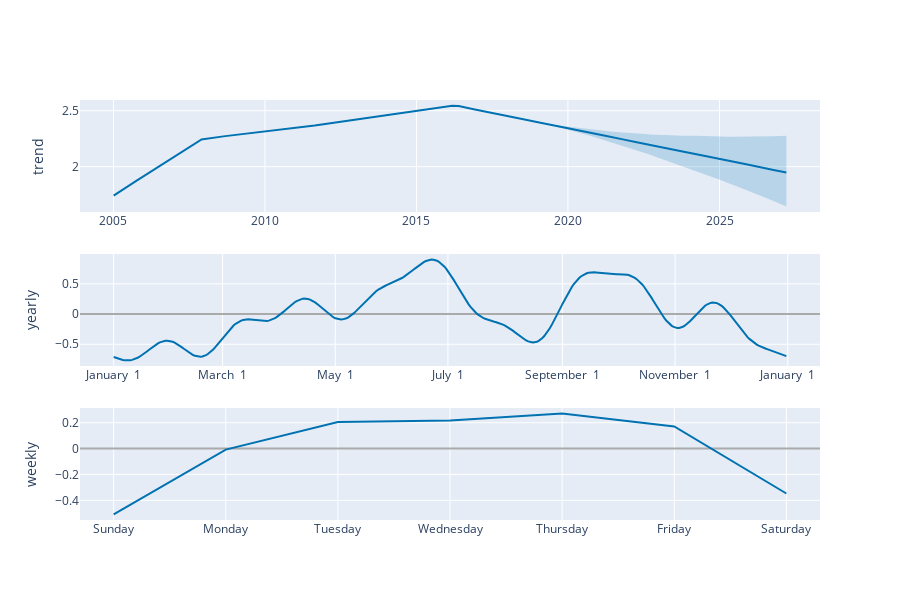

The cell this chart's notebook holds for it:
### Code cell
plot_components_plotly(m, forecast_df)

### Figure 1 — Plotly figure (JSON) as saved in the notebook; plotly's stock layout.template omitted (floating-point values rounded to 4 significant figures; data arrays with more than 128 entries replaced by an {"elided": "..."} marker saying what was removed)
{"data": [{"line": {"color": "#0072B2", "width": 2}, "mode": "lines", "name": "trend", "type": "scatter", "x": {"elided": "7082 str values"}, "xaxis": "x", "y": {"elided": "7082 float values"}, "yaxis": "y"}, {"line": {"color": "rgba(0, 114, 178, 0.2)", "width": 0}, "mode": "lines", "name": "trend_upper", "type": "scatter", "x": {"elided": "7082 str values"}, "xaxis": "x", "y": {"elided": "7082 float values"}, "yaxis": "y"}, {"fill": "tonexty", "fillcolor": "rgba(0, 114, 178, 0.2)", "line": {"color": "rgba(0, 114, 178, 0.2)", "width": 0}, "mode": "lines", "name": "trend_lower", "type": "scatter", "x": {"elided": "7082 str values"}, "xaxis": "x", "y": {"elided": "7082 float values"}, "yaxis": "y"}, {"line": {"color": "#0072B2", "width": 2}, "mode": "lines", "name": "yearly", "type": "scatter", "x": {"elided": "365 str values"}, "xaxis": "x2", "y": {"elided": "365 float values"}, "yaxis": "y2"}, {"line": {"color": "#0072B2", "width": 2}, "mode": "lines", "name": "weekly", "type": "scatter", "x": ["2017-01-01T00:00:00", "2017-01-02T00:00:00", "2017-01-03T00:00:00", "2017-01-04T00:00:00", "2017-01-05T00:00:00", "2017-01-06T00:00:00", "2017-01-07T00:00:00"], "xaxis": "x3", "y": [-0.5088, -0.007941, 0.2048, 0.2166, 0.2707, 0.1718, -0.3471], "yaxis": "y3"}], "layout": {"height": 600, "showlegend": false, "width": 900, "xaxis": {"anchor": "y", "domain": [0, 1], "range": ["2003-11-24T13:12:00", "2028-04-26T10:48:00"], "type": "date"}, "xaxis2": {"anchor": "y2", "domain": [0, 1], "range": ["2016-12-13T18:54:02.958904115", "2018-01-18T11:04:57.863013581"], "tickformat": "%B %e", "type": "date"}, "xaxis3": {"anchor": "y3", "domain": [0, 1], "range": ["2016-12-31T16:48:00", "2017-01-07T07:12:00"], "tickformat": "%A", "type": "date"}, "yaxis": {"anchor": "x", "domain": [0.7333, 1], "rangemode": "normal", "title": {"text": "trend"}, "zerolinecolor": "#AAA"}, "yaxis2": {"anchor": "x2", "domain": [0.3667, 0.6333], "title": {"text": "yearly"}, "zerolinecolor": "#AAA"}, "yaxis3": {"anchor": "x3", "domain": [0, 0.2667], "title": {"text": "weekly"}, "zerolinecolor": "#AAA"}}}
